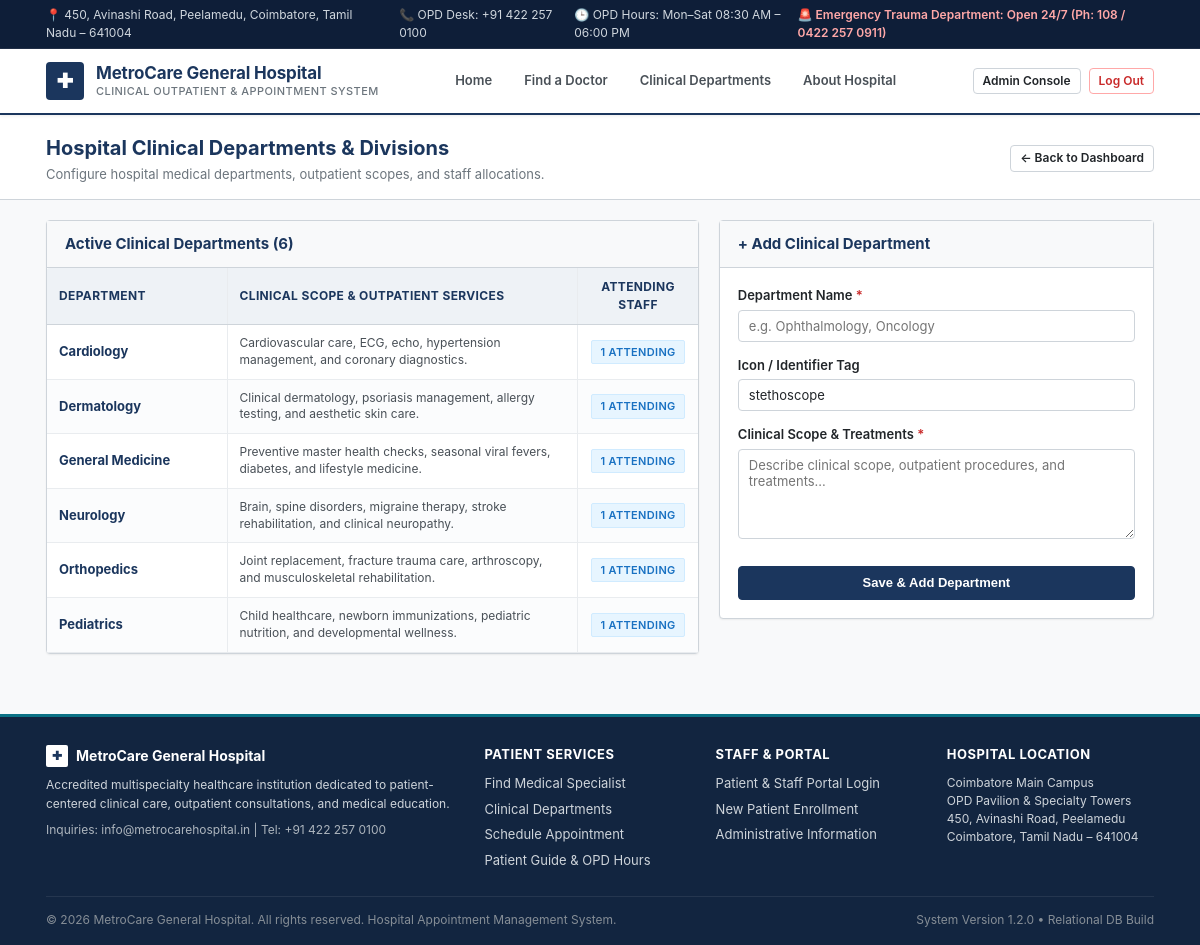
/admin/departments (signed in), run on the app's committed database.
### tables this page shows
CREATE TABLE departments (
        id INTEGER PRIMARY KEY AUTOINCREMENT,
        name TEXT UNIQUE NOT NULL,
        icon TEXT NOT NULL,
        description TEXT NOT NULL
    );

### app/admin.py (the view, shortened to what this page needs)
@admin_bp.route('/departments', methods=['GET', 'POST'])
@login_required(role='admin')
def departments():
    conn = get_db_connection()
    departments_list = conn.execute("""
        SELECT dept.*, COUNT(d.id) as doctor_count
        FROM departments dept
        LEFT JOIN doctors d ON dept.id = d.department_id
        GROUP BY dept.id
        ORDER BY dept.name ASC
    """).fetchall()
    conn.close()
    return render_template('admin/departments.html', departments=departments_list)

### app/auth.py (called while the page is built, shortened)
def login_required(role=None):
    def decorator(f):
        @wraps(f)
        def decorated_function(*args, **kwargs):
            if 'user_id' not in session:
                flash('Please log in to access this page.', 'warning')
                return redirect(url_for('auth.login', next=request.path))
            return f(*args, **kwargs)
        return decorated_function
    return decorator

### app/database.py (called while the page is built)
def get_db_connection():
    from flask import current_app
    db_file = DB_PATH
    try:
        if current_app and 'DATABASE' in current_app.config:
            db_file = current_app.config['DATABASE']
    except RuntimeError:
        pass
    conn = sqlite3.connect(db_file)
    conn.row_factory = sqlite3.Row
    conn.execute("PRAGMA foreign_keys = ON")
    return conn

### app/templates/admin/departments.html (shortened to what this page needs)
{% extends 'base.html' %}
{% block content %}
<div class="page-title-bar">
  <div class="container">
    <div>
      <h1 class="page-heading">Hospital Clinical Departments & Divisions</h1>
      <div class="page-subheading">Configure hospital medical departments, outpatient scopes, and staff allocations.</div>
    </div>
    <a href="{{ url_for('admin.dashboard') }}" class="btn btn-secondary btn-sm">&larr; Back to Dashboard</a>
  </div>
</div>
<div class="container" style="padding-bottom: 40px;">
  <div style="display: grid; grid-template-columns: 1.8fr 1.2fr; gap: 20px;">
    <div class="hospital-panel">
      <div class="panel-header">
        <h2 class="panel-title">Active Clinical Departments ({{ departments|length }})</h2>
      </div>
      <div class="table-wrapper" style="border: none;">
        <table class="hospital-table">
          <thead>
            <tr>
              <th style="width: 180px;">Department</th>
              <th>Clinical Scope & Outpatient Services</th>
              <th style="width: 120px; text-align: center;">Attending Staff</th>
            </tr>
          </thead>
          <tbody>
            {% for d in departments %}
            <tr>
              <td>
                <strong style="color: var(--hospital-navy);">{{ d.name }}</strong>
              </td>
              <td style="font-size: 12px; color: var(--text-secondary); line-height: 1.4;">
                {{ d.description }}
              </td>
              <td style="text-align: center;">
                <span class="status-badge status-scheduled">{{ d.doctor_count }} Attending{{ 's' if d.doctor_count != 1 else '' }}</span>
              </td>
            </tr>
            {% endfor %}
          </tbody>
        </table>
      </div>
    </div>
    <div class="hospital-panel" style="height: fit-content;">
      <div class="panel-header">
        <h2 class="panel-title">+ Add Clinical Department</h2>
      </div>
      <div class="panel-body">
        <form method="POST" action="{{ url_for('admin.departments') }}">
          <div class="form-group">
            <label class="form-label" for="name">Department Name <span class="req">*</span></label>
            <input type="text" id="name" name="name" class="form-control" placeholder="e.g. Ophthalmology, Oncology" required>
          </div>
          <div class="form-group">
            <label class="form-label" for="icon">Icon / Identifier Tag</label>
            <input type="text" id="icon" name="icon" class="form-control" value="stethoscope">
          </div>
          <div class="form-group">
            <label class="form-label" for="description">Clinical Scope & Treatments <span class="req">*</span></label>
            <textarea id="description" name="description" class="form-control" style="min-height: 90px;" placeholder="Describe clinical scope, outpatient procedures, and treatments..." required></textarea>
          </div>
          <button type="submit" class="btn btn-primary btn-block" style="margin-top: 8px;">
            Save & Add Department
          </button>
        </form>
      </div>
    </div>
  </div>
</div>
{% endblock %}

### data on the page
departments: name "Cardiology", description "Cardiovascular care, ECG, echo, hypertension management, and coronary diagnostics.", doctor_count "1"
departments: name "Dermatology", description "Clinical dermatology, psoriasis management, allergy testing, and aesthetic skin care.", doctor_count "1"
departments: name "General Medicine", description "Preventive master health checks, seasonal viral fevers, diabetes, and lifestyle medicine.", doctor_count "1"
departments: name "Neurology", description "Brain, spine disorders, migraine therapy, stroke rehabilitation, and clinical neuropathy.", doctor_count "1"
departments: name "Orthopedics", description "Joint replacement, fracture trauma care, arthroscopy, and musculoskeletal rehabilitation.", doctor_count "1"
departments: name "Pediatrics", description "Child healthcare, newborn immunizations, pediatric nutrition, and developmental wellness.", doctor_count "1"

### other printed values
{{ departments|length }} "6"
